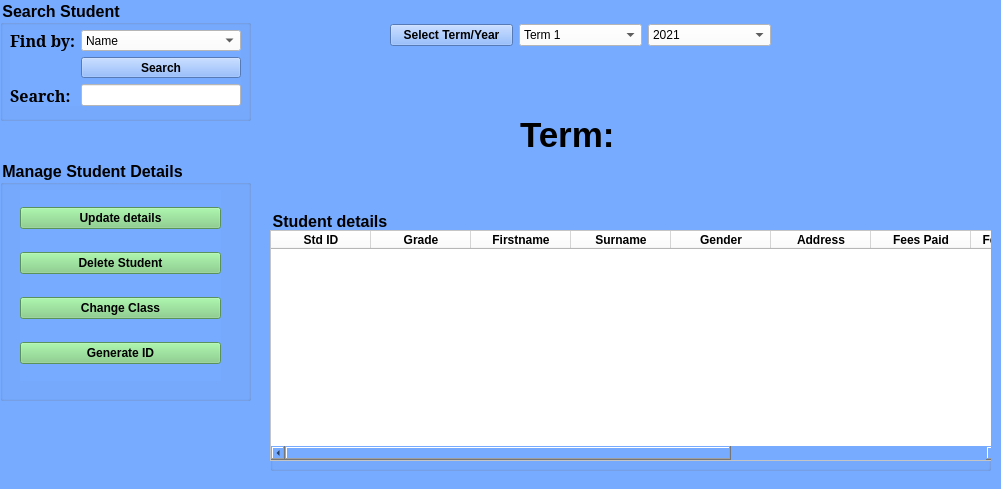
<?xml version="1.0" encoding="UTF-8"?>
<ui version="4.0">
 <class>std_form</class>
 <widget class="QWidget" name="std_form">
  <property name="geometry">
   <rect>
    <x>0</x>
    <y>0</y>
    <width>1001</width>
    <height>489</height>
   </rect>
  </property>
  <property name="windowTitle">
   <string>student details</string>
  </property>
  <property name="styleSheet">
   <string notr="true">background-color: rgb(119, 171, 255);</string>
  </property>
  <widget class="QGroupBox" name="groupBox">
   <property name="geometry">
    <rect>
     <x>0</x>
     <y>0</y>
     <width>251</width>
     <height>121</height>
    </rect>
   </property>
   <property name="font">
    <font>
     <pointsize>12</pointsize>
     <weight>75</weight>
     <bold>true</bold>
    </font>
   </property>
   <property name="styleSheet">
    <string notr="true">background-color: rgb(119, 171, 255);</string>
   </property>
   <property name="title">
    <string>Search Student</string>
   </property>
   <widget class="QWidget" name="formLayoutWidget">
    <property name="geometry">
     <rect>
      <x>10</x>
      <y>30</y>
      <width>231</width>
      <height>76</height>
     </rect>
    </property>
    <layout class="QFormLayout" name="formLayout">
     <item row="0" column="0">
      <widget class="QLabel" name="label">
       <property name="font">
        <font>
         <family>MS Serif</family>
         <pointsize>12</pointsize>
         <weight>75</weight>
         <bold>true</bold>
        </font>
       </property>
       <property name="styleSheet">
        <string notr="true">background-color: rgb(119, 171, 255);</string>
       </property>
       <property name="text">
        <string>Find by:</string>
       </property>
      </widget>
     </item>
     <item row="0" column="1">
      <widget class="QComboBox" name="comboBox">
       <property name="styleSheet">
        <string notr="true">background-color: rgb(255, 255, 255);</string>
       </property>
       <item>
        <property name="text">
         <string>Name</string>
        </property>
       </item>
       <item>
        <property name="text">
         <string>ID</string>
        </property>
       </item>
      </widget>
     </item>
     <item row="2" column="0">
      <widget class="QLabel" name="label_2">
       <property name="font">
        <font>
         <family>MS Serif</family>
         <pointsize>12</pointsize>
         <weight>75</weight>
         <bold>true</bold>
        </font>
       </property>
       <property name="styleSheet">
        <string notr="true">background-color: rgb(119, 171, 255);</string>
       </property>
       <property name="text">
        <string>Search:</string>
       </property>
      </widget>
     </item>
     <item row="2" column="1">
      <widget class="QLineEdit" name="lineEdit">
       <property name="styleSheet">
        <string notr="true">background-color: rgb(255, 255, 255);</string>
       </property>
       <property name="text">
        <string/>
       </property>
      </widget>
     </item>
     <item row="1" column="1">
      <widget class="QPushButton" name="pushButton">
       <property name="font">
        <font>
         <weight>75</weight>
         <bold>true</bold>
        </font>
       </property>
       <property name="text">
        <string>Search</string>
       </property>
      </widget>
     </item>
    </layout>
   </widget>
  </widget>
  <widget class="QGroupBox" name="groupBox_2">
   <property name="geometry">
    <rect>
     <x>0</x>
     <y>160</y>
     <width>251</width>
     <height>241</height>
    </rect>
   </property>
   <property name="font">
    <font>
     <pointsize>12</pointsize>
     <weight>75</weight>
     <bold>true</bold>
    </font>
   </property>
   <property name="styleSheet">
    <string notr="true">background-color: rgb(119, 171, 255);</string>
   </property>
   <property name="title">
    <string>Manage Student Details</string>
   </property>
   <widget class="QWidget" name="verticalLayoutWidget">
    <property name="geometry">
     <rect>
      <x>20</x>
      <y>30</y>
      <width>201</width>
      <height>191</height>
     </rect>
    </property>
    <layout class="QVBoxLayout" name="verticalLayout">
     <item>
      <widget class="QPushButton" name="change_tr">
       <property name="font">
        <font>
         <weight>75</weight>
         <bold>true</bold>
        </font>
       </property>
       <property name="styleSheet">
        <string notr="true">background-color: rgb(125, 205, 127);</string>
       </property>
       <property name="text">
        <string>Update details</string>
       </property>
      </widget>
     </item>
     <item>
      <widget class="QPushButton" name="remove_std">
       <property name="font">
        <font>
         <weight>75</weight>
         <bold>true</bold>
        </font>
       </property>
       <property name="styleSheet">
        <string notr="true">background-color: rgb(125, 205, 127);</string>
       </property>
       <property name="text">
        <string>Delete Student</string>
       </property>
      </widget>
     </item>
     <item>
      <widget class="QPushButton" name="remove_std_2">
       <property name="font">
        <font>
         <weight>75</weight>
         <bold>true</bold>
        </font>
       </property>
       <property name="styleSheet">
        <string notr="true">background-color: rgb(125, 205, 127);</string>
       </property>
       <property name="text">
        <string>Change Class</string>
       </property>
      </widget>
     </item>
     <item>
      <widget class="QPushButton" name="remove_std_4">
       <property name="font">
        <font>
         <weight>75</weight>
         <bold>true</bold>
        </font>
       </property>
       <property name="styleSheet">
        <string notr="true">background-color: rgb(125, 205, 127);</string>
       </property>
       <property name="text">
        <string>Generate ID</string>
       </property>
      </widget>
     </item>
    </layout>
   </widget>
  </widget>
  <widget class="QGroupBox" name="groupBox_3">
   <property name="geometry">
    <rect>
     <x>270</x>
     <y>210</y>
     <width>721</width>
     <height>261</height>
    </rect>
   </property>
   <property name="font">
    <font>
     <pointsize>12</pointsize>
     <weight>75</weight>
     <bold>true</bold>
    </font>
   </property>
   <property name="styleSheet">
    <string notr="true">background-color: rgb(119, 171, 255);</string>
   </property>
   <property name="title">
    <string>Student details</string>
   </property>
   <widget class="QTableWidget" name="tableWidget">
    <property name="geometry">
     <rect>
      <x>0</x>
      <y>20</y>
      <width>731</width>
      <height>231</height>
     </rect>
    </property>
    <property name="styleSheet">
     <string notr="true">background-color: rgb(255, 255, 255);</string>
    </property>
    <column>
     <property name="text">
      <string>Std ID</string>
     </property>
     <property name="font">
      <font>
       <weight>75</weight>
       <bold>true</bold>
      </font>
     </property>
    </column>
    <column>
     <property name="text">
      <string>Grade</string>
     </property>
     <property name="font">
      <font>
       <weight>75</weight>
       <bold>true</bold>
      </font>
     </property>
    </column>
    <column>
     <property name="text">
      <string>Firstname</string>
     </property>
     <property name="font">
      <font>
       <weight>75</weight>
       <bold>true</bold>
      </font>
     </property>
    </column>
    <column>
     <property name="text">
      <string>Surname</string>
     </property>
     <property name="font">
      <font>
       <weight>75</weight>
       <bold>true</bold>
      </font>
     </property>
    </column>
    <column>
     <property name="text">
      <string>Gender</string>
     </property>
     <property name="font">
      <font>
       <weight>75</weight>
       <bold>true</bold>
      </font>
     </property>
    </column>
    <column>
     <property name="text">
      <string>Address</string>
     </property>
     <property name="font">
      <font>
       <weight>75</weight>
       <bold>true</bold>
      </font>
     </property>
    </column>
    <column>
     <property name="text">
      <string>Fees Paid</string>
     </property>
     <property name="font">
      <font>
       <weight>75</weight>
       <bold>true</bold>
      </font>
     </property>
    </column>
    <column>
     <property name="text">
      <string>Fees Balance</string>
     </property>
     <property name="font">
      <font>
       <weight>75</weight>
       <bold>true</bold>
      </font>
     </property>
    </column>
    <column>
     <property name="text">
      <string>Parents name</string>
     </property>
     <property name="font">
      <font>
       <weight>75</weight>
       <bold>true</bold>
      </font>
     </property>
    </column>
    <column>
     <property name="text">
      <string>Mobile</string>
     </property>
     <property name="font">
      <font>
       <weight>75</weight>
       <bold>true</bold>
      </font>
     </property>
    </column>
    <column>
     <property name="text">
      <string>Email</string>
     </property>
     <property name="font">
      <font>
       <weight>75</weight>
       <bold>true</bold>
      </font>
     </property>
    </column>
   </widget>
  </widget>
  <widget class="QWidget" name="horizontalLayoutWidget_2">
   <property name="geometry">
    <rect>
     <x>390</x>
     <y>10</y>
     <width>381</width>
     <height>51</height>
    </rect>
   </property>
   <layout class="QHBoxLayout" name="horizontalLayout_2">
    <item>
     <widget class="QPushButton" name="pushButton_2">
      <property name="font">
       <font>
        <weight>75</weight>
        <bold>true</bold>
       </font>
      </property>
      <property name="text">
       <string>Select Term/Year</string>
      </property>
     </widget>
    </item>
    <item>
     <widget class="QComboBox" name="comboBox_2">
      <property name="styleSheet">
       <string notr="true">background-color: rgb(255, 255, 255);</string>
      </property>
      <item>
       <property name="text">
        <string>Term 1</string>
       </property>
      </item>
      <item>
       <property name="text">
        <string>Term 2</string>
       </property>
      </item>
      <item>
       <property name="text">
        <string>Term 3</string>
       </property>
      </item>
     </widget>
    </item>
    <item>
     <widget class="QComboBox" name="comboBox_3">
      <property name="styleSheet">
       <string notr="true">background-color: rgb(255, 255, 255);</string>
      </property>
      <item>
       <property name="text">
        <string>2021</string>
       </property>
      </item>
      <item>
       <property name="text">
        <string>2022</string>
       </property>
      </item>
      <item>
       <property name="text">
        <string>2023</string>
       </property>
      </item>
     </widget>
    </item>
   </layout>
  </widget>
  <widget class="QLabel" name="label_Term">
   <property name="geometry">
    <rect>
     <x>520</x>
     <y>110</y>
     <width>122</width>
     <height>49</height>
    </rect>
   </property>
   <property name="font">
    <font>
     <pointsize>26</pointsize>
     <weight>75</weight>
     <bold>true</bold>
    </font>
   </property>
   <property name="styleSheet">
    <string notr="true">background-color: rgb(119, 171, 255);</string>
   </property>
   <property name="text">
    <string>Term: </string>
   </property>
  </widget>
 </widget>
 <resources/>
 <connections/>
</ui>
